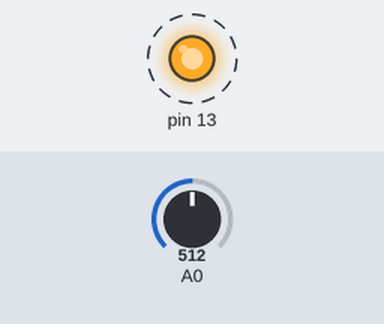
Bench run of a sketch on a simulated Arduino Uno, built with avr-gcc and run on an emulated ATmega328P. Parts: output pins drawn as LEDs (lit = HIGH). Dashed ring = blinking. The test bench sets the inputs (shaded band); at power-on: A0 = 512. What the sketch prints to the serial monitor is not drawn.

Above: at 0.05 s.
Timing chart, 0 to 3.0 s (numbered marks = the images above):
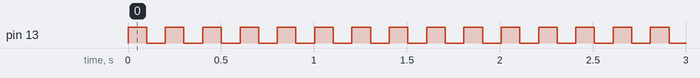

Measured:
- by itself, pin 13: alternates HIGH for 0.10 s and LOW for 0.10 s

The sketch:

AtividadeDisplay.ino
```cpp
void setup() {
  pinMode(0, INPUT);
  pinMode(13, OUTPUT);
  Serial.begin(9600);
}

void loop() {
  int entradaP = analogRead(A0);

  digitalWrite(13, HIGH);
  delay(100);
  digitalWrite(13, LOW);
  delay(100);
  Serial.print("Hello World!\nValor positivo - ");
  float resultado = entradaP*(5/1023);
  Serial.println(analogRead(resultado));
}
```
